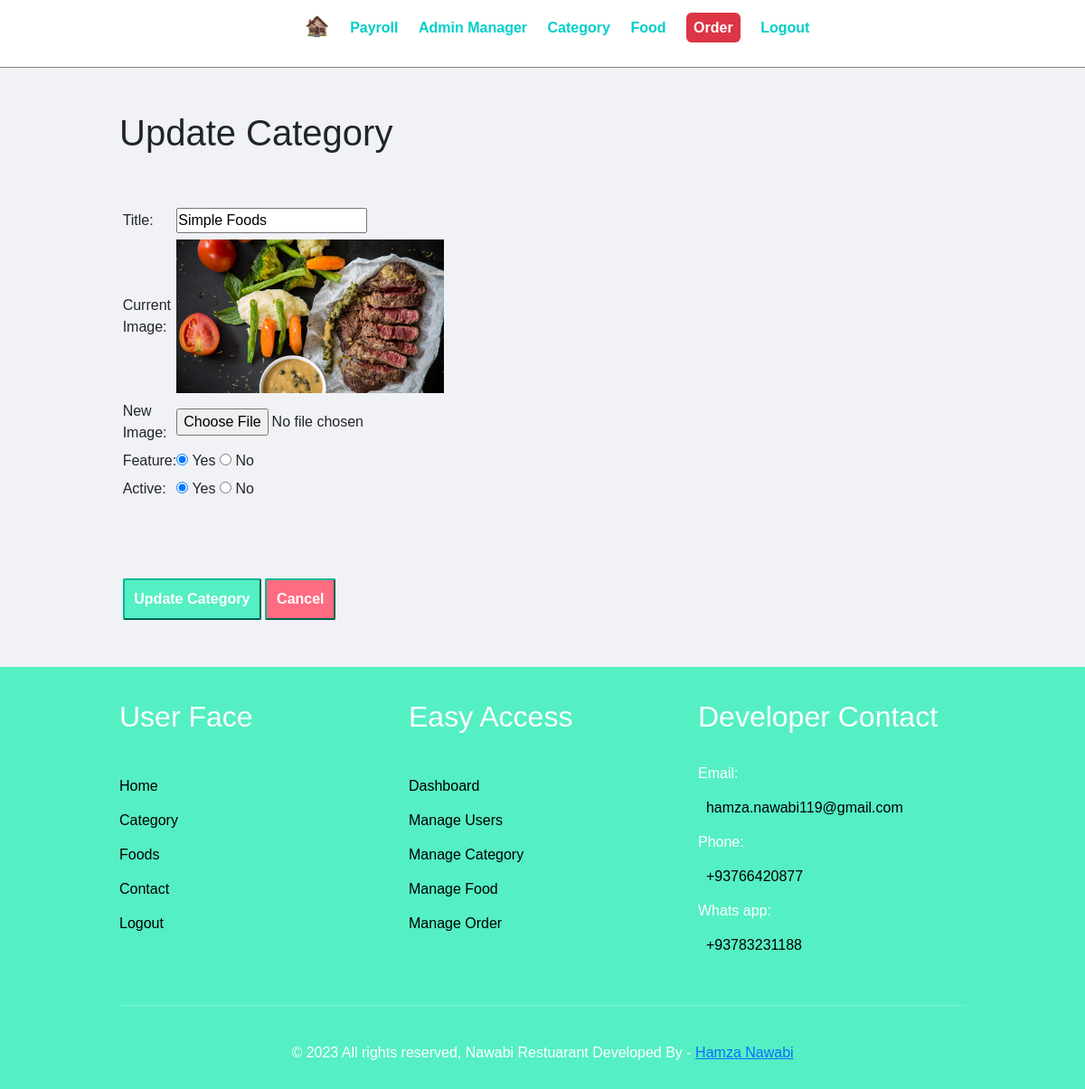
Page /admin/update-category.php?id=1 (signed in) on the earlier database version.
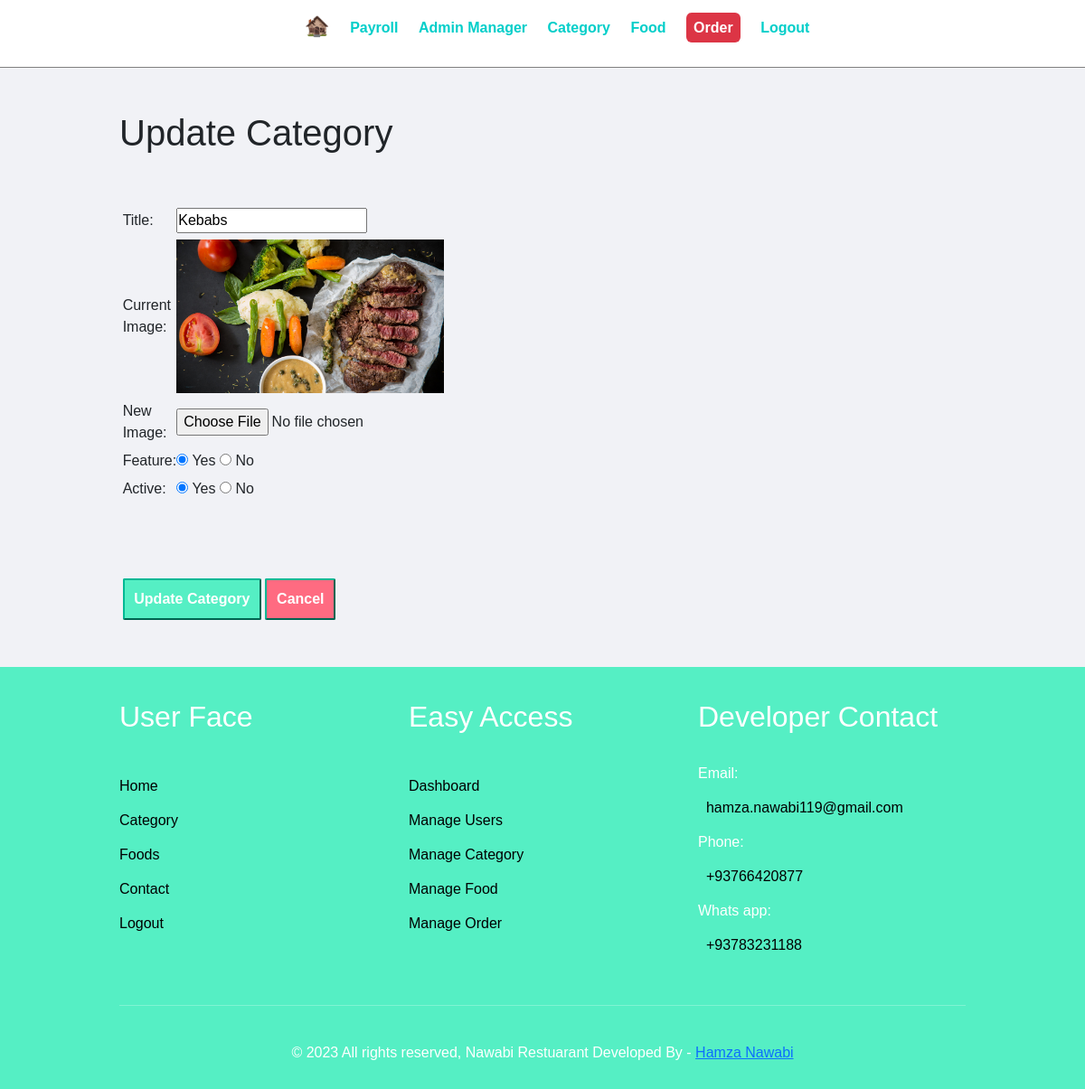
Same page on the later database version.
### tables this page shows
CREATE TABLE `tbl_category` (
  `id` int(11) UNSIGNED NOT NULL,
  `title` varchar(100) NOT NULL,
  `image_name` varchar(255) NOT NULL,
  `featured` varchar(10) NOT NULL,
  `active` varchar(10) NOT NULL
);

### admin/update-category.php (the view, shortened to what this page needs)
<?php include "./partials/menu.php"; ?>
<?php
    if(isset($_GET['id']) AND $_GET['id'] != ''){
        $id = $_GET['id'];
        $query = "SELECT * FROM tbl_category WHERE id=$id";
        $result = mysqli_query($connect,$query);
        $row = mysqli_fetch_assoc($result);
    }else{
        $_SESSION['delete-category'] = "<div class='alert-danger' style='padding:1%;margin:1% 0;'>Category does not exist ..</div>";
        header("Location: manage-category.php");
    }
?>
<div class="main-content">
    <div class="wrapper">
        <h1>Update Category</h1>
        <br><br>
        <form action="" method="POST" enctype="multipart/form-data">
            <table class="tbl-30">
                <tr>
                    <td>Title:</td>
                    <td><input type="text" name="title" value="<?php echo $row['title']; ?>" placeholder="Enter your name " required></td>
                </tr>
                <tr>
                    <?php if($row['image_name']){ ?>
                        <td>Current Image:</td>
                        <td><img src="../images/category/<?php print_r($row['image_name']); ?>" style="height:170px;width:100%;object-fit:cover;" alt=""></td>
                    <?php } ?>
                </tr>
                <tr>
                    <td>New Image:</td>
                    <td><input type="file" name="new_image" value="" placeholder="Your username "></td>
                </tr>
                <tr >
                    <td>Feature:</td>
                    <td>
                        <input type="radio" name="feature" value="Yes" <?php if($row['featured']=="Yes"){print("checked");}  ?> > Yes
                        <input type="radio" name="feature" value="No" <?php if($row['featured']=="No"){print("checked");}  ?> > No
                    </td>
                </tr>
                <tr >
                    <td>Active:</td>
                    <td>
                        <input type="radio" name="active" value="Yes" <?php if($row['active']=="Yes"){print("checked");}  ?> > Yes
                        <input type="radio" name="active" value="No" <?php if($row['active']=="No"){print("checked");}  ?> > No
                    </td>
                </tr>
                <tr >
                    <td>
                        <br><br><br>
                    </td>
                </tr>
                <tr >
                    <td colspan="2">
                        <input type="submit" name="submit" value="Update Category" class="btn-primary" style="padding:2.6% 3%;">
                        <a href="manage-category.php"><input type="button" name="cancel" value="Cancel" class="btn-danger" style="padding:2.6% 3%;"></a>
                    </td>
                </tr>
            </table>
        </form>
    </div>
</div>
<?php include "./partials/footer.php"; ?>

Differences in the rows shown:
changed tbl_category: title "Simple Foods" → "Kebabs"
